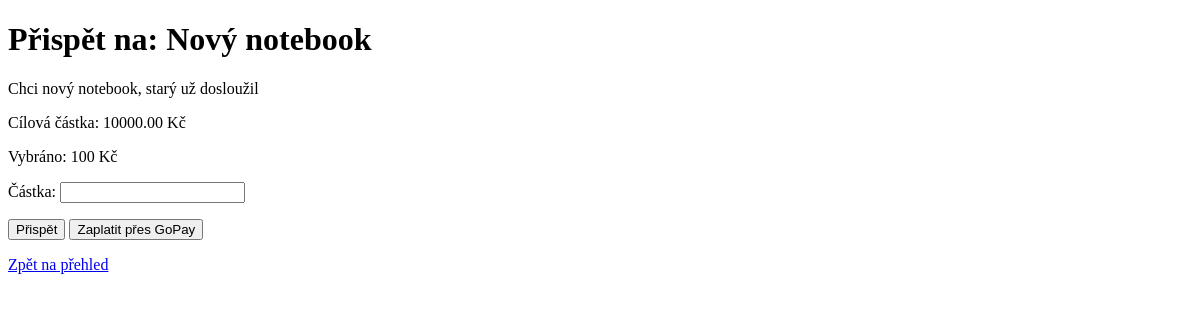
/microfund/donate/1, run on an earlier commit of the app's database.
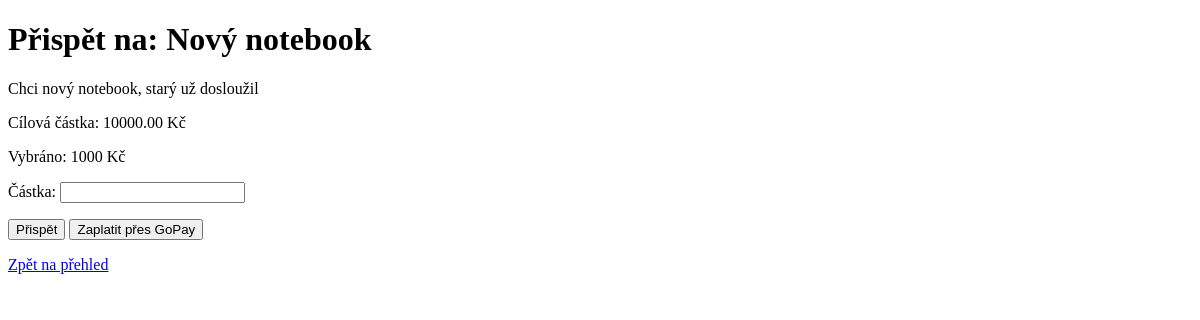
And on a later commit of the database.
### microfund/models.py (models this page shows)
class Request(models.Model):
    name = models.CharField(max_length=200)
    description = models.CharField(max_length=1000)
    status = models.CharField(max_length=50)
    cash_amount = models.DecimalField(max_digits=10, decimal_places=2)
    donor_amount = models.IntegerField(default=0)
    time_of_creation = models.DateTimeField(auto_now_add=True)
    time_to_end = models.DateTimeField(null=True, blank=True)
    student = models.ForeignKey("Student", on_delete=models.CASCADE)
    donor = models.ForeignKey("Donor", on_delete=models.SET_NULL, null=True, blank=True)

### microfund/views.py (the view)
# urls.py: path("donate/<int:id>", views.donate, name="donate"),
def donate(request, id):
    req = get_object_or_404(Request, id=id)
    if request.method == "POST":
        form = DonateForm(request.POST)
        if form.is_valid():
            amount = form.cleaned_data["amount"]
            req.donor_amount += amount
            req.save()
            return redirect("dashboard")
    else:
        form = DonateForm()
    return render(request, "microfund/donate.html", {"form": form, "req": req})
    req.save()
    return redirect("dashboard")

### microfund/forms.py
class DonateForm(forms.Form):
    amount = forms.DecimalField(label="Částka", max_digits=10, decimal_places=2, min_value=1)

### microfund/templates/microfund/donate.html (shortened to what this page needs)
<!DOCTYPE html>
<html lang="cs">
<head>
</head>
<body>
    <h1>Přispět na: {{ req.name }}</h1>
    <p>{{ req.description }}</p>
    <p>Cílová částka: {{ req.cash_amount }} Kč</p>
    <p>Vybráno: {{ req.donor_amount }} Kč</p>
    <form method="POST">
        {{ form.as_p }}
        <button type="submit">Přispět</button>
        <button type="button">Zaplatit přes GoPay</button>
    </form>
    <p><a href="/microfund/">Zpět na přehled</a></p>
</body>
</html>

What changed in the data, as far as the page shows it:
changed Request "Nový notebook": donor_amount "100" → "1000"
